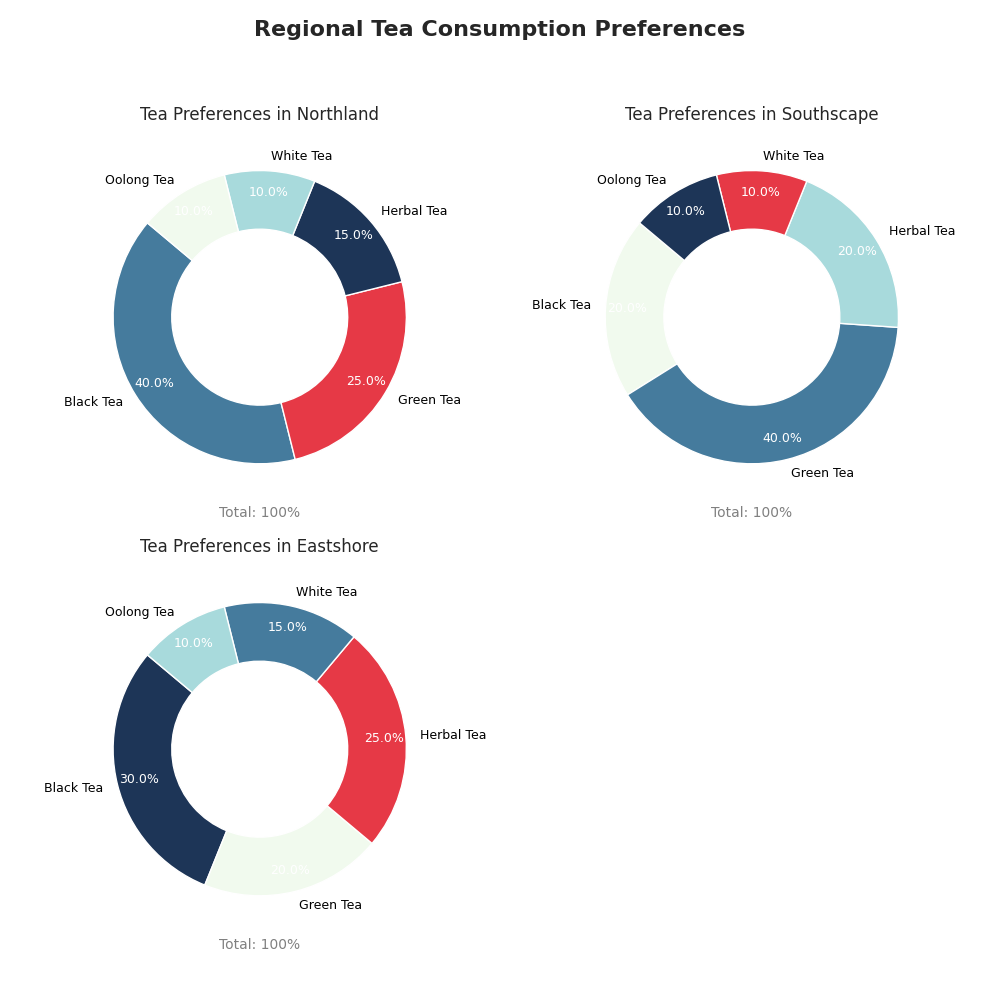

Reproduce this figure in Python.
import matplotlib.pyplot as plt
import numpy as np

regions = ["Northland", "Southscape", "Eastshore"]
tea_types = ["Black Tea", "Green Tea", "Herbal Tea", "White Tea", "Oolong Tea"]
northland_consumption = [40, 25, 15, 10, 10]
southscape_consumption = [20, 40, 20, 10, 10]
eastshore_consumption = [30, 20, 25, 15, 10]

consumption_data = [northland_consumption, southscape_consumption, eastshore_consumption]

colors = ['#e63946', '#a8dadc', '#1d3557', '#f1faee', '#457b9d']

fig, ax = plt.subplots(2, 2, figsize=(10, 10), subplot_kw=dict(aspect="equal"))
ax = ax.flatten()

shuffled_colors = [
    ['#457b9d', '#e63946', '#1d3557', '#a8dadc', '#f1faee'],
    ['#f1faee', '#457b9d', '#a8dadc', '#e63946', '#1d3557'],
    ['#1d3557', '#f1faee', '#e63946', '#457b9d', '#a8dadc']
]

for i, data in enumerate(consumption_data):
    wedges, texts, autotexts = ax[i].pie(
        data, colors=shuffled_colors[i], wedgeprops=dict(width=0.4, edgecolor='w'), startangle=140,
        labels=tea_types, autopct='%1.1f%%', pctdistance=0.85, textprops=dict(color="w", fontsize=9)
    )
    for text in texts:
        text.set_color('black')
    ax[i].set_title(f'Tea Preferences in {regions[i]}', fontsize=12, pad=10)
    ax[i].set_xlabel(f'Total: {sum(data)}%', fontsize=10, color='gray')

# Turn off the empty subplot since we have an extra subplot
ax[3].axis('off')

plt.suptitle("Regional Tea Consumption Preferences", fontsize=16, fontweight='bold', y=0.98)

plt.tight_layout(rect=[0, 0.03, 1, 0.95])
plt.show()
